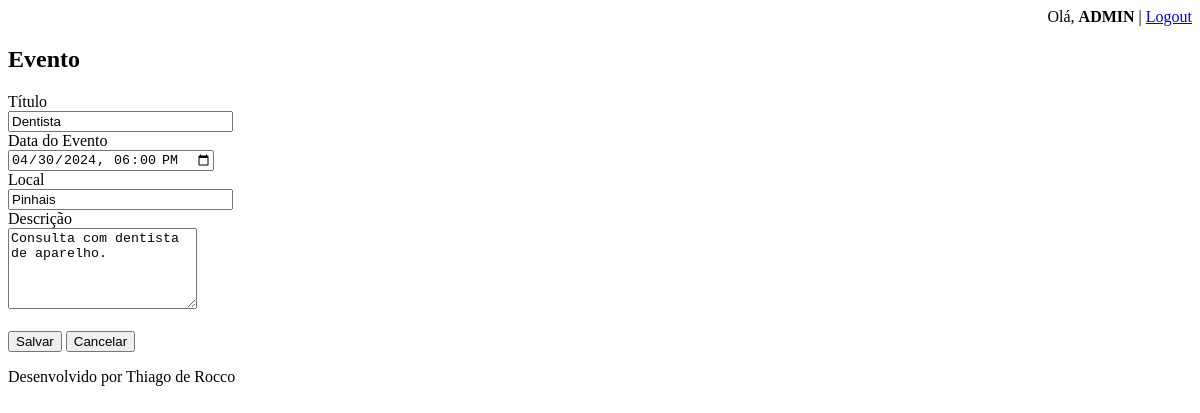
/agenda/evento/?id=1 (signed in), run on an earlier commit of the app's database.
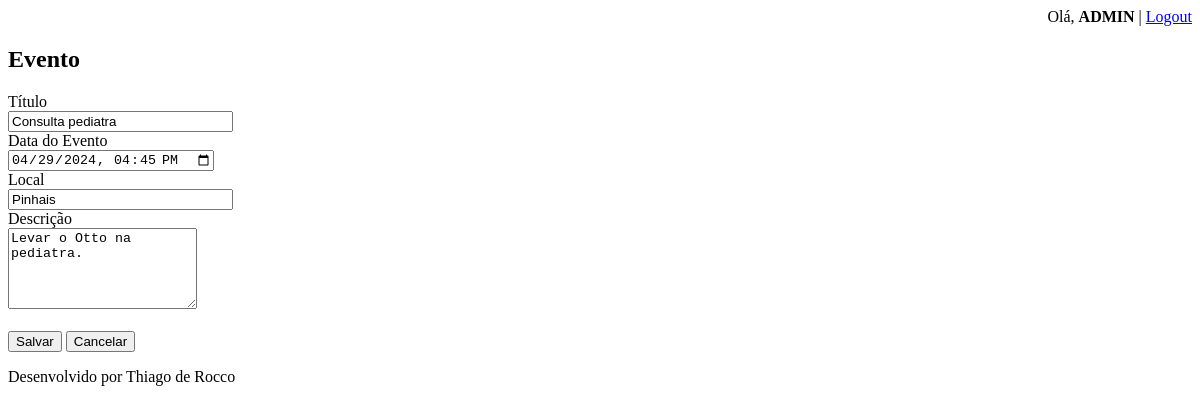
And on a later commit of the database.
### core/models.py (models this page shows, shortened)
class Evento(models.Model):
    titulo = models.CharField(max_length=100)
    descricao = models.TextField(blank=True, null=True)
    local = models.CharField(max_length=100, blank=True, null=True)
    data_evento = models.DateTimeField(verbose_name='Data do Evento')
    data_criacao = models.DateTimeField(auto_now=True)
    usuario = models.ForeignKey(User, on_delete=models.CASCADE)
    class Meta:
        db_table = 'evento'
    def get_data_input_evento(self):
        return self.data_evento.strftime('%Y-%m-%dT%H:%M')

### core/views.py (the view)
# urls.py: path('agenda/evento/', views.evento),
@login_required(login_url='/login/')
def evento(request):
    usuario = request.user
    dados = {'usuario': usuario}
    id_evento = request.GET.get('id')
    if id_evento:
        evento = Evento.objects.get(id=id_evento)
        if evento.usuario == usuario:
            dados['evento'] = Evento.objects.get(id=id_evento)
        else:
            raise Http404()
    return render(request, 'evento.html', dados)

### templates/evento.html (shortened to what this page needs)
{% extends "model-page.html" %}
{% block content %}
<h2>Evento</h2>
<form action="submit" method="POST">
    <label>Título</label>
    <br>
    <input type="text" name="titulo" size="25" value="{{ evento.titulo }}" required>
    <br>
    <label>Data do Evento</label>
    <br>
    <input type="datetime-local" name="data_evento" value="{{ evento.get_data_input_evento }}" required>
    <br>
    <label>Local</label>
    <br>
    <input type="text" name="local" size="25" value="{{ evento.local }}" required>
    <br>
    <label>Descrição</label>
    <br>
    <textarea name="descricao" rows="5" cols="21">{{ evento.descricao }}</textarea>
    <br><br>
    <button type="submit">Salvar</button>
    <a href="/">
        <button type="button">Cancelar</button>
    </a>
</form>
{% endblock %}

What changed in the data, as far as the page shows it:
changed Evento "Pinhais": titulo "Dentista" → "Consulta pediatra"; data_evento "04/30/2024 18:00" → "04/29/2024 16:45"; descricao "Consulta com dentista de aparelho." → "Levar o Otto na pediatra."
